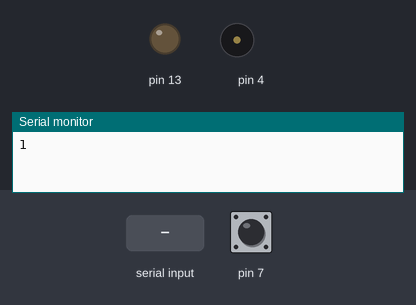
Simulated run of this sketch. Board: Arduino Uno, built with avr-gcc and run on an emulated ATmega328P. On the bench: output pins drawn as LEDs (lit = HIGH), buzzer (waves = sounding), the last lines printed to the serial monitor. Inputs (shaded band) come from the test bench; at power-on: pin 7 HIGH.

Above: at 1.8 s.
1.9 s: "on\n" received over Serial
At 3.1 s:
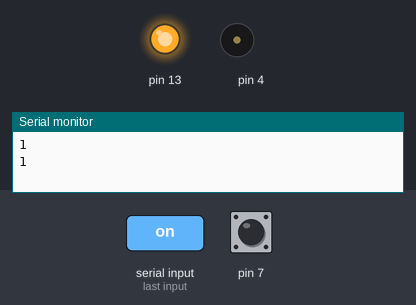
3.4 s: "song\n" received over Serial
At 4.4 s:
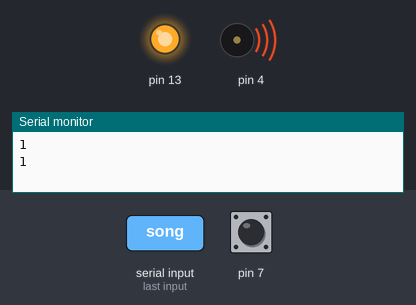
Timing chart, 0 to 8.4 s (numbered marks = the images above; inputs shaded):
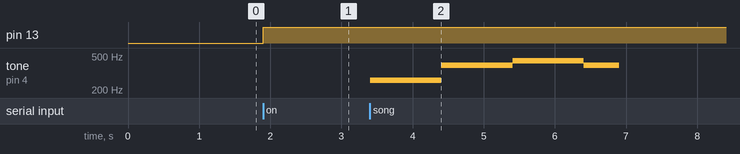

The sketch:

team_pro1.ino
```cpp
void setup() {

  pinMode(13, OUTPUT);
  pinMode(7, INPUT_PULLUP);
  Serial.begin(9600);

}

void loop() {

  int sw = digitalRead(7);
    Serial.println(sw);
    delay(1000);

  String m = Serial.readStringUntil('\n');
  if(m == "on") digitalWrite(13, HIGH);
  if(m == "off") digitalWrite(13, LOW);

  if(m == "song") {
    tone(4, 261, 500); // 도
    delay(500);
    tone(4, 261, 500); // 도
    delay(500);
    tone(4, 392, 500); // 솔
    delay(500);
    tone(4, 392, 500); // 솔
    delay(500);
    tone(4, 440, 500); // 라
    delay(500);
    tone(4, 440, 500); // 라
    delay(500);
    tone(4, 392, 500); // 솔
    delay(500);
  }
}
```

Measured:
- after the input at 1.9 s, pin 13: LOW → HIGH at once
- after the input at 3.4 s, tone on pin 4: plays 261 Hz for 1.0 s, 392 Hz for 1.0 s, 440 Hz for 1.0 s, 392 Hz for 0.50 s, starting at once
